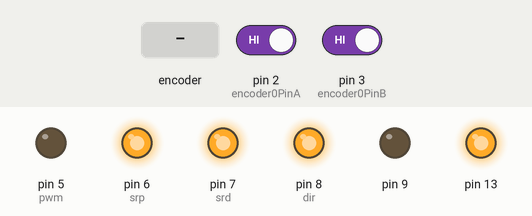
A sketch run on a simulated Arduino Uno, built with avr-gcc and run on an emulated ATmega328P. On the bench: output pins drawn as LEDs (lit = HIGH). Inputs (shaded band) come from the test bench; at power-on: pin 2 (encoder0PinA) HIGH, pin 3 (encoder0PinB) HIGH. What the sketch prints to the serial monitor is not drawn.

Above: at 0.15 s.
At 1.2 s:
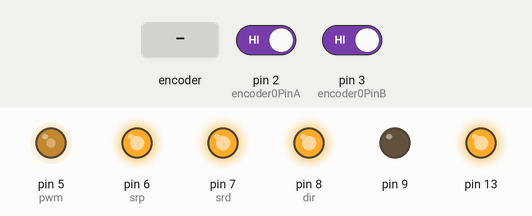
1.3 s: rotary encoder on pin 2 (encoder0PinA) / pin 3 (encoder0PinB) turned 1 step (first pin leading)
4.5 s: rotary encoder on pin 2 (encoder0PinA) / pin 3 (encoder0PinB) turned 2 steps (second pin leading)
Timing chart, 0 to 7.5 s (numbered marks = the images above; inputs shaded):
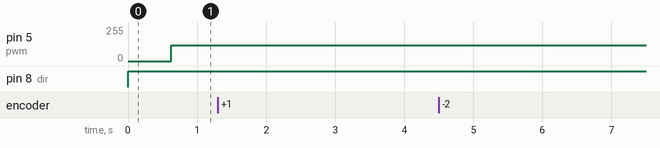

The sketch:

rotatory_throwin_mechanism.ino
```cpp
// 10235 is rong bay


#define encoder0PinA  2
#define encoder0PinB  3

unsigned long t1 = 0;
//t1 = millis();
int q = 0;

volatile long previous, encoder0Pos = 0;
volatile long newposition;
volatile long oldposition = 0;
//unsigned long newtime, t1;
unsigned long oldtime = 0;
double vel; byte counter = 0;
long temp;
byte a, b; byte flag = 0;
void doEncoder();

byte srp = 6; //
int rpm_count = 0;
int sped = 100;
byte srd = 7; //
byte direct = HIGH;
float pwm1 = 0;
byte sp = 70;
//byte c=0;
byte relay1 = 9;
//byte stopper=8;//
int pwm = 5;
int dir = 8;
// byte ir=38;
//byte last_sp=120;
byte last_sp1 = 20; //
//byte kp=100;
 byte pos; //
// byte temp_pos;

int c = 0;

float rev = 0;
float tick = 2370; // Count when the ball is released 135 ticks per revolution

byte relay_state = HIGH;

void arm(int z)
{
  if (z == 1)
  {
    digitalWrite(srp, HIGH);
    digitalWrite(srd, HIGH);

  }
  else if (z == 2)
  {
    digitalWrite(srp, HIGH);
    digitalWrite(srd, LOW);
    //delay(1000);

  }
  else if (z == 3)
  {
    analogWrite(srp, 255);
    digitalWrite(srd, HIGH);
  }
  else if (z == 4)
  {
    digitalWrite(srp, HIGH);
    digitalWrite(srd, LOW);
  }
}


void motion (byte d, byte s)
{
  analogWrite(pwm, s);
  digitalWrite(dir, d);

}

void pnuematic(byte s)
{
  if (s == 1)
  {
    digitalWrite(9 , HIGH);
  }
  if (s == 0)
  {
    digitalWrite(9 , LOW);
  }
}


void setup() {
  // put your setup code here, to run once:
  Serial.begin (115200);
  pinMode(encoder0PinA, INPUT);
  digitalWrite(encoder0PinA, HIGH);       // turn on pullup resistor
  pinMode(encoder0PinB, INPUT);
  digitalWrite(encoder0PinB, HIGH);       // turn on pullup resistor
  attachInterrupt(0, doEncoder, RISING);  // encoDER ON PIN 2
  // attachInterrupt(1, doEncoder, CH);  // encoDER ON PIN 3
  //Serial.println("start");                // a personal quirk
  oldtime = micros();
  oldposition = encoder0Pos;
  // Serial.print("oldTime: ");
  //Serial.println(oldtime);
  int t1 = millis();

  pinMode(srp, OUTPUT);
  pinMode(srd, OUTPUT);
  pinMode(pwm, OUTPUT);
  pinMode(dir, OUTPUT);
  pinMode(9 , OUTPUT);
  pinMode(13, OUTPUT);
  digitalWrite(13, HIGH);
  arm(1);
  pnuematic(0);
}

void loop()
{
  Serial.print(" pwm ");
  Serial.print(pwm1);

  Serial.print("      encoder0pos ");
  Serial.println(encoder0Pos);

  if (encoder0Pos > 200)
  {
    pnuematic(1);
  }


  if (encoder0Pos > tick)
  {
    //if(c == 0)
    arm(2);
    //else
    //arm(4);
    pwm1 -= 5;
    pwm1 = pwm1 < 10 ? 0 : pwm1;
    motion(direct, pwm1);
    // c++;

  }
  //  else if (c == 2)
  //  {
  //    motion(direct,120);
  //    delay(300);
  //    motion(direct, 60);
  //    delay(300);
  //    motion(direct,0);
  //    c = 33;
  //
  //  }
  else
  {
    arm(3);
    pwm1 += 0.5;
    pwm1 = pwm1 > 120 ? 120 : pwm1;
    motion(direct, pwm1);
  }

}


void doEncoder()
{
  a = digitalRead(encoder0PinA);
  b = digitalRead(encoder0PinB);
  if (a == b) {
    encoder0Pos++;
  } else {
    encoder0Pos--;
  }


}
```
